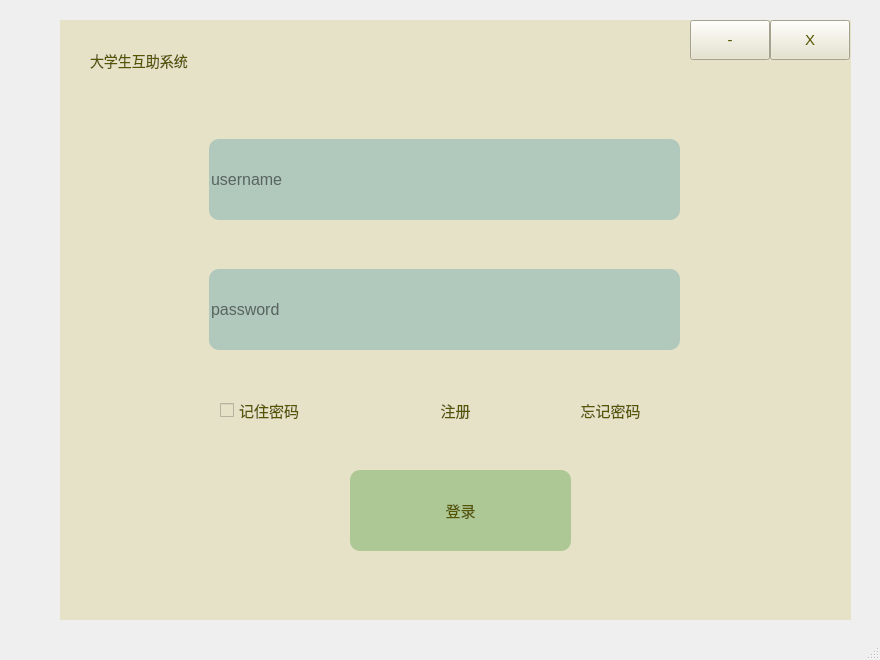
<?xml version="1.0" encoding="UTF-8"?>
<ui version="4.0">
 <class>MainWindow</class>
 <widget class="QMainWindow" name="MainWindow">
  <property name="geometry">
   <rect>
    <x>0</x>
    <y>0</y>
    <width>880</width>
    <height>660</height>
   </rect>
  </property>
  <property name="windowTitle">
   <string>MainWindow</string>
  </property>
  <widget class="QWidget" name="centralwidget">
   <widget class="QFrame" name="frame">
    <property name="geometry">
     <rect>
      <x>60</x>
      <y>20</y>
      <width>791</width>
      <height>600</height>
     </rect>
    </property>
    <property name="styleSheet">
     <string notr="true">*{
background:rgb(255, 255, 255);
font-size:15px;
font-style:MingLiU-ExtB;
}
QFrame{
border:sold 10px rgba(0,0,0);
background:rgb(230, 226, 200);/*rgb(255, 251, 233);*/
}
QLineEdit{
color:rgba(0,0,0);
background-color:rgb(177, 200, 188);
font-size:16px;
border-style:outset;
border-radius:10px;
font-style:MingLiU-ExtB;
}
QPushButton{
background:rgb(173, 200, 148);
border-style:outset;
border-radius:10px;
font-style:MingLiU-ExtB;
}
QPushButton:pressed{
background-color:rgb(180, 220, 160);
border-style:inset;
font-style:MingLiU-ExtB;
}
QCheckBox{
background:rgb(230, 226, 200);
color:rgb(0, 0, 0);
font-style:MingLiU-ExtB;
}
QLabel{
background:rgb(230, 226, 200);
color:rgb(0, 0, 0);
font-style:MingLiU-ExtB;
font-size:14px;
}
QToolButton{
background:rgb(230, 226, 200);
color:rgb(85, 85, 0);
}
</string>
    </property>
    <property name="frameShape">
     <enum>QFrame::StyledPanel</enum>
    </property>
    <property name="frameShadow">
     <enum>QFrame::Raised</enum>
    </property>
    <widget class="QPushButton" name="Login">
     <property name="geometry">
      <rect>
       <x>290</x>
       <y>450</y>
       <width>221</width>
       <height>81</height>
      </rect>
     </property>
     <property name="font">
      <font>
       <family>Arial</family>
       <pointsize>18</pointsize>
       <weight>50</weight>
       <italic>false</italic>
       <bold>false</bold>
      </font>
     </property>
     <property name="styleSheet">
      <string notr="true">font: 18pt &quot;Arial&quot;;
color:rgb(85, 85, 0);</string>
     </property>
     <property name="text">
      <string>登录</string>
     </property>
    </widget>
    <widget class="QCheckBox" name="Remember">
     <property name="geometry">
      <rect>
       <x>160</x>
       <y>370</y>
       <width>161</width>
       <height>41</height>
      </rect>
     </property>
     <property name="font">
      <font>
       <family>Arial</family>
       <pointsize>16</pointsize>
       <weight>50</weight>
       <italic>false</italic>
       <bold>false</bold>
      </font>
     </property>
     <property name="styleSheet">
      <string notr="true">font: 16pt &quot;Arial&quot;;
color:rgb(85, 85, 0);</string>
     </property>
     <property name="text">
      <string>记住密码</string>
     </property>
    </widget>
    <widget class="QLineEdit" name="Username">
     <property name="geometry">
      <rect>
       <x>149</x>
       <y>119</y>
       <width>471</width>
       <height>81</height>
      </rect>
     </property>
     <property name="font">
      <font>
       <family>Arial</family>
       <pointsize>18</pointsize>
       <weight>50</weight>
       <italic>false</italic>
       <bold>false</bold>
      </font>
     </property>
     <property name="styleSheet">
      <string notr="true">font: 18pt &quot;Arial&quot;;</string>
     </property>
     <property name="placeholderText">
      <string>username</string>
     </property>
    </widget>
    <widget class="QLabel" name="label">
     <property name="geometry">
      <rect>
       <x>30</x>
       <y>10</y>
       <width>311</width>
       <height>61</height>
      </rect>
     </property>
     <property name="font">
      <font>
       <family>Arial</family>
       <pointsize>16</pointsize>
       <weight>50</weight>
       <italic>false</italic>
       <bold>false</bold>
      </font>
     </property>
     <property name="styleSheet">
      <string notr="true">font: 16pt &quot;Arial&quot;;
color:rgb(85, 85, 0);</string>
     </property>
     <property name="text">
      <string>大学生互助系统</string>
     </property>
    </widget>
    <widget class="QLineEdit" name="Password">
     <property name="geometry">
      <rect>
       <x>149</x>
       <y>249</y>
       <width>471</width>
       <height>81</height>
      </rect>
     </property>
     <property name="font">
      <font>
       <family>Arial</family>
       <pointsize>18</pointsize>
       <weight>50</weight>
       <italic>false</italic>
       <bold>false</bold>
      </font>
     </property>
     <property name="styleSheet">
      <string notr="true">font: 18pt &quot;Arial&quot;;</string>
     </property>
     <property name="text">
      <string/>
     </property>
     <property name="maxLength">
      <number>32766</number>
     </property>
     <property name="placeholderText">
      <string>password</string>
     </property>
    </widget>
    <widget class="QToolButton" name="Min">
     <property name="geometry">
      <rect>
       <x>630</x>
       <y>0</y>
       <width>80</width>
       <height>40</height>
      </rect>
     </property>
     <property name="text">
      <string>-</string>
     </property>
    </widget>
    <widget class="QToolButton" name="Close">
     <property name="geometry">
      <rect>
       <x>710</x>
       <y>0</y>
       <width>80</width>
       <height>40</height>
      </rect>
     </property>
     <property name="text">
      <string>X</string>
     </property>
    </widget>
    <widget class="QPushButton" name="Register">
     <property name="geometry">
      <rect>
       <x>340</x>
       <y>370</y>
       <width>111</width>
       <height>41</height>
      </rect>
     </property>
     <property name="styleSheet">
      <string notr="true">QPushButton{
background:rgb(230, 226, 200);
border-style:outset;
border-radius:10px;
font-style:MingLiU-ExtB;
font: 16pt &quot;Arial&quot;;
color:rgb(85, 85, 0);
}</string>
     </property>
     <property name="text">
      <string>注册</string>
     </property>
    </widget>
    <widget class="QPushButton" name="Forget">
     <property name="geometry">
      <rect>
       <x>490</x>
       <y>370</y>
       <width>121</width>
       <height>41</height>
      </rect>
     </property>
     <property name="styleSheet">
      <string notr="true">QPushButton{
background:rgb(230, 226, 200);
border-style:outset;
border-radius:10px;
font-style:MingLiU-ExtB;
font: 16pt &quot;Arial&quot;;
color:rgb(85, 85, 0);
}</string>
     </property>
     <property name="text">
      <string>忘记密码</string>
     </property>
    </widget>
   </widget>
  </widget>
  <widget class="QMenuBar" name="menubar">
   <property name="geometry">
    <rect>
     <x>0</x>
     <y>0</y>
     <width>880</width>
     <height>26</height>
    </rect>
   </property>
  </widget>
  <widget class="QStatusBar" name="statusbar"/>
 </widget>
 <resources/>
 <connections/>
</ui>
